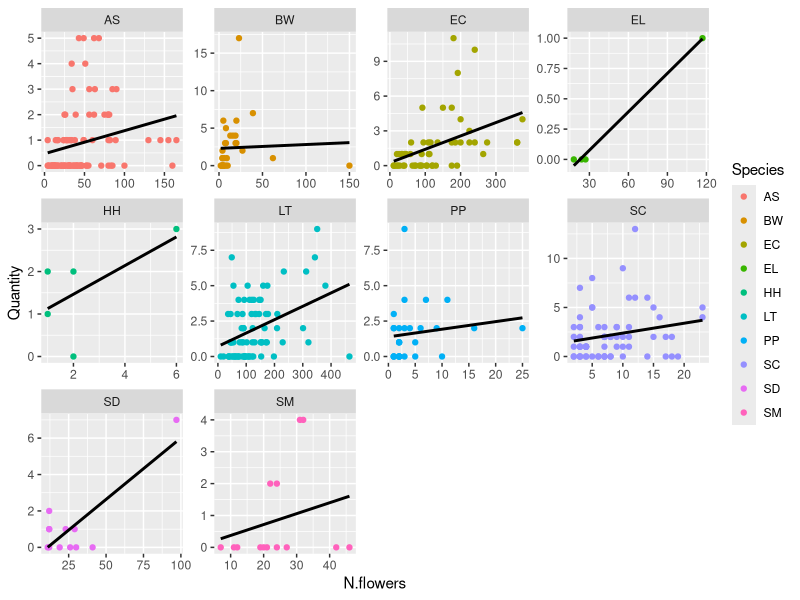
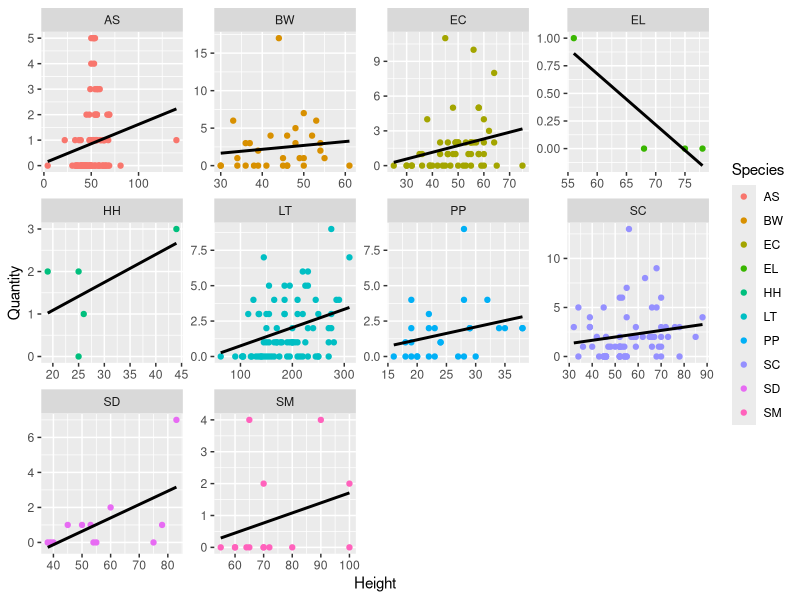
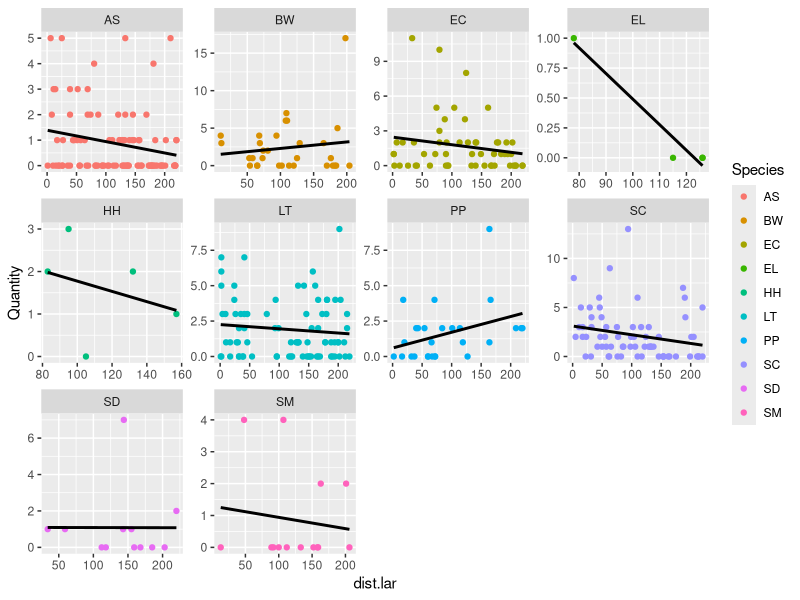
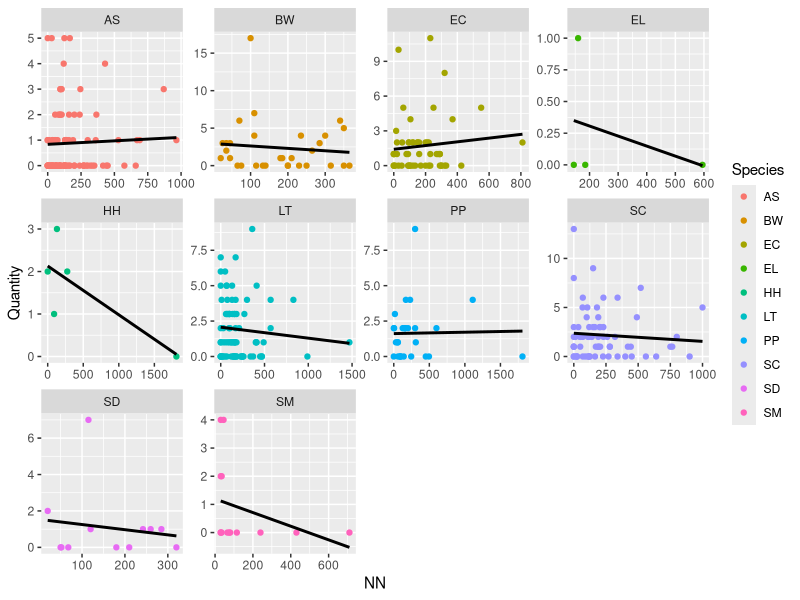
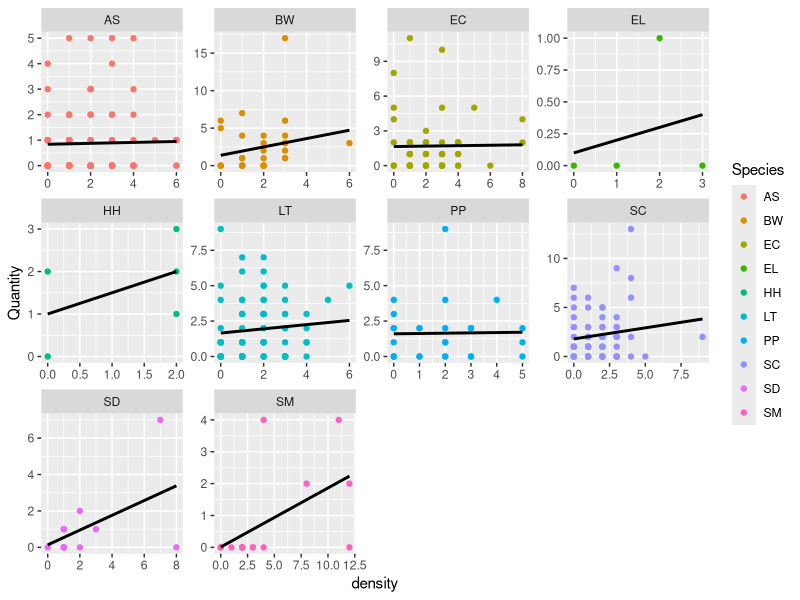
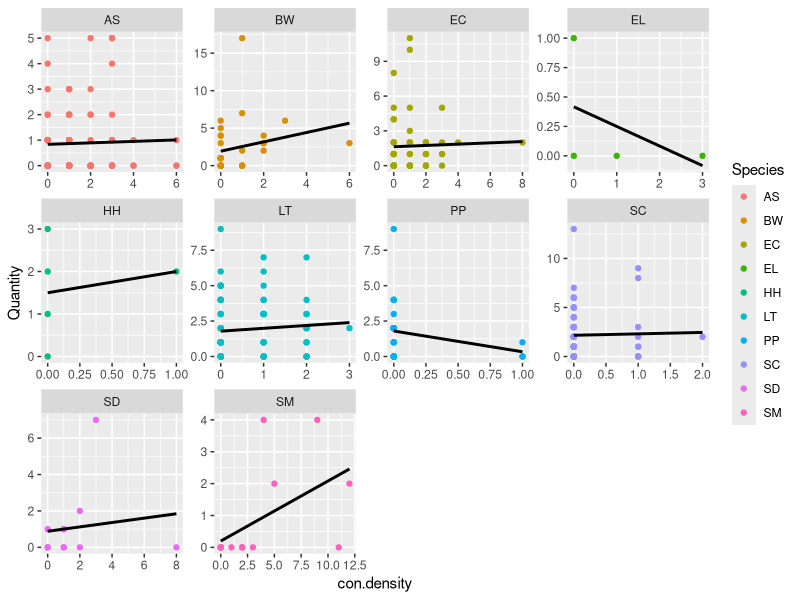
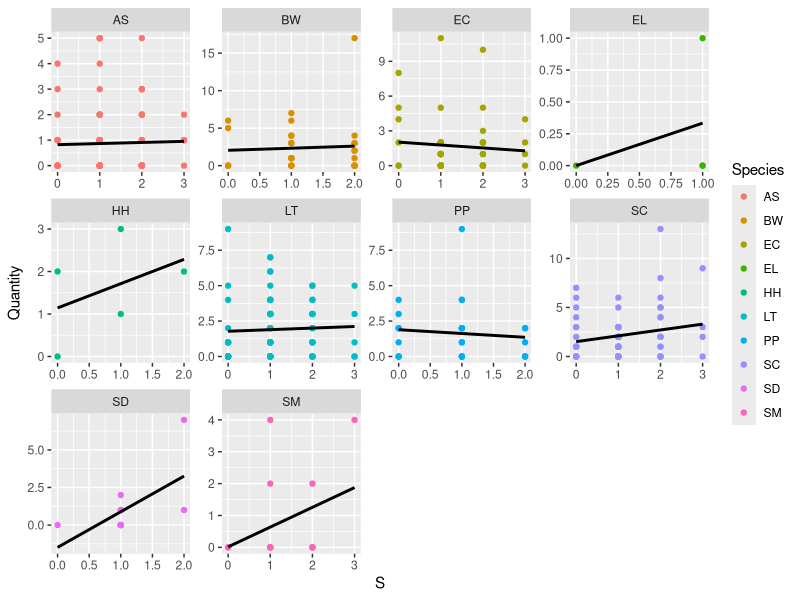
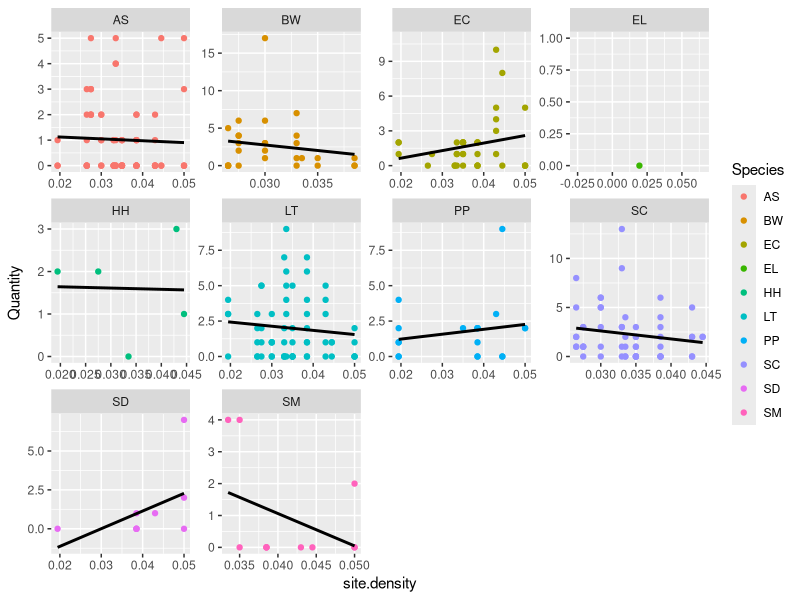

The R source for these figures, in order: (Note: this script raises an error after producing the figures.)
#EDA 

library(ggplot2)
library(dplyr)
library(tidyr)

visits <- read.csv("Data/Output/visitation_cleaned.csv")

#make a few scatterplots

#individual flower number
ggplot(visits, aes(N.flowers, Quantity)) + geom_point(aes(color = Species)) + geom_smooth(method = lm, se = FALSE, color = "black") + facet_wrap(~Species, scales = "free")

ggplot(visits, aes(Height, Quantity)) + geom_point(aes(color = Species)) + geom_smooth(method = lm, se = FALSE, color = "black") + facet_wrap(~Species, scales = "free")

ggplot(visits, aes(dist.lar, Quantity)) + geom_point(aes(color = Species)) + geom_smooth(method = lm, se = FALSE, color = "black") + facet_wrap(~Species, scales = "free")

ggplot(visits, aes(NN, Quantity)) + geom_point(aes(color = Species)) + geom_smooth(method = lm, se = FALSE, color = "black") + facet_wrap(~Species, scales = "free")

ggplot(visits, aes(density, Quantity)) + geom_point(aes(color = Species)) + geom_smooth(method = lm, se = FALSE, color = "black") + facet_wrap(~Species, scales = "free")

ggplot(visits, aes(con.density, Quantity)) + geom_point(aes(color = Species)) + geom_smooth(method = lm, se = FALSE, color = "black") + facet_wrap(~Species, scales = "free")


ggplot(visits, aes(S, Quantity)) + geom_point(aes(color = Species)) + geom_smooth(method = lm, se = FALSE, color = "black") + facet_wrap(~Species, scales = "free")

ggplot(visits, aes(site.density, Quantity)) + geom_point(aes(color = Species)) + geom_smooth(method = lm, se = FALSE, color = "black") + facet_wrap(~Species, scales = "free")

##species specific

ggplot(visits, aes(LT, Quantity)) + geom_point(aes(color = Species)) + geom_smooth(method = lm, se = FALSE, color = "black") + facet_wrap(~Species, scales = "free")

ggplot(visits, aes(AS, Quantity)) + geom_point(aes(color = Species)) + geom_smooth(method = lm, se = FALSE, color = "black") + facet_wrap(~Species, scales = "free")

ggplot(visits, aes(BW, Quantity)) + geom_point(aes(color = Species)) + geom_smooth(method = lm, se = FALSE, color = "black") + facet_wrap(~Species, scales = "free")

ggplot(visits, aes(EC, Quantity)) + geom_point(aes(color = Species)) + geom_smooth(method = lm, se = FALSE, color = "black") + facet_wrap(~Species, scales = "free")

ggplot(visits, aes(SC, Quantity)) + geom_point(aes(color = Species)) + geom_smooth(method = lm, se = FALSE, color = "black") + facet_wrap(~Species, scales = "free") 

ggplot(visits, aes(SM, Quantity)) + geom_point(aes(color = Species)) + geom_smooth(method = lm, se = FALSE, color = "black") + facet_wrap(~Species, scales = "free")




ssd <- visits$N.flowers
visits$ssd_3group <- case_when(ssd > mean(ssd, na.rm = TRUE)+sd(ssd, na.rm = TRUE) ~ "high",
                               ssd < mean(ssd, na.rm = TRUE)+sd(ssd, na.rm = TRUE) & ssd > mean(ssd, na.rm = TRUE)-sd(ssd, na.rm = TRUE) ~ "average",
                               ssd < mean(ssd, na.rm = TRUE)-sd(ssd, na.rm = TRUE) ~ "low")

count(visits, ssd_3group)

mean(ssd)
sd(ssd)

visits %>% 
  ggplot() +
  aes(x = site.density, y = Quantity, group = ssd_3group, color = ssd_3group) +
  geom_point(color = "grey", alpha = .7) +
  geom_smooth(method = "lm") + ylab("Pollinator Visits") 


library(tidyr)

#need to reshape dataframe to make the plots I want
ggshrub <- dplyr::select(visits, Species, Quantity, shrub.density, con.density, het.density)
test <- gather(ggshrub, key = Type, value = shrub.density, con.density, het.density, -Species)


ggplot(test, (aes(density, Quantity, group = Type, color = Type))) + geom_point(color = "grey", alpha = .7) + geom_smooth(method = "lm") + facet_grid(~Species, scale = "free") + theme_Publication() + xlab("Shrub Density within 3 m") + ylab("Pollinator Visitation") + scale_color_discrete(name = "", labels = c("Conspecific", "Heterospecific", "Combined"))

ggplot(test, (aes(density, Quantity, group = Type, color = Type))) + geom_point(color = "grey", alpha = .7) + geom_smooth() + theme_Publication() + xlab("Shrub Density within 3 m") + ylab("Pollinator Visitation") + scale_color_discrete(name = "", labels = c("Conspecific", "Heterospecific", "Combined"))

ggplot(shrubs, aes(shrub.density, Quantity)) + geom_smooth(method="lm")

ggplot(shrubs, aes(Quantity)) + geom_density()


#need to reshape dataframe to make the plots I want
ggshrub <- dplyr::select(visits, Species, Quantity, shrub.density, con.density, het.density)
test <- gather(ggshrub, key = Type, value = shrub.density, con.density, het.density, -Species)
